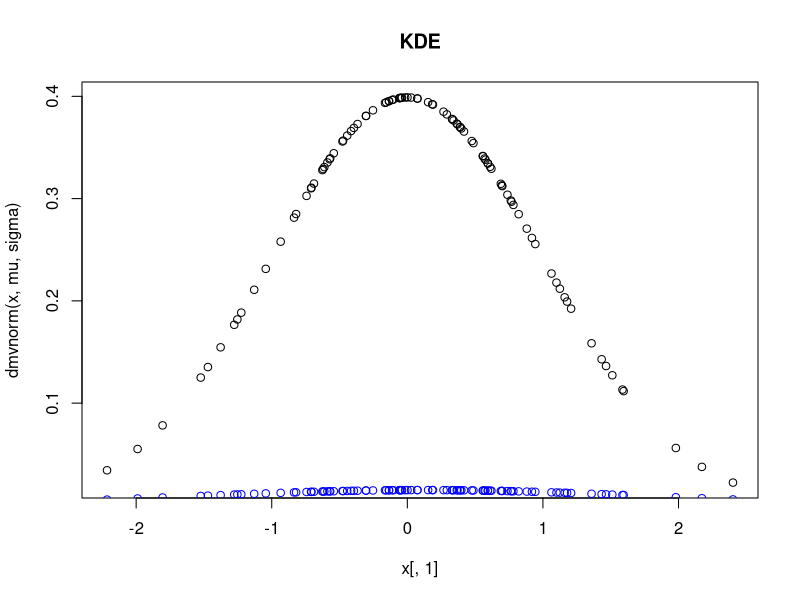
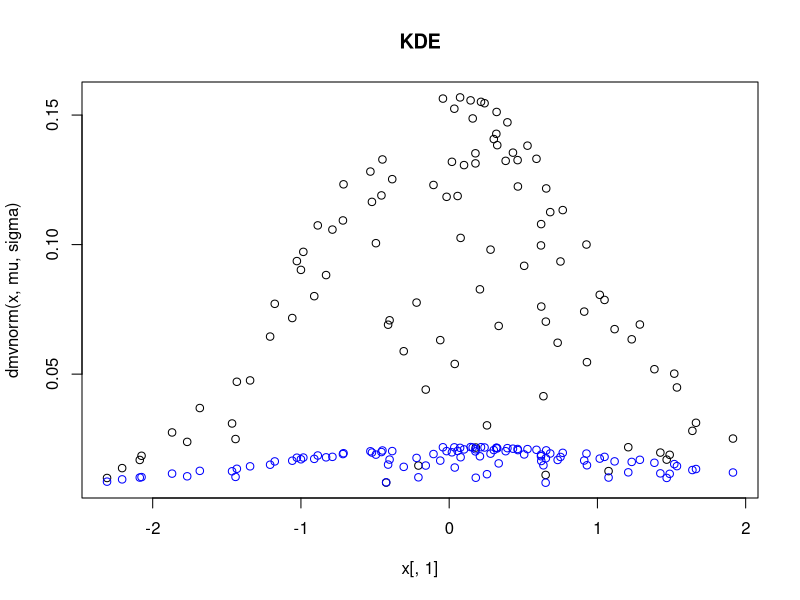
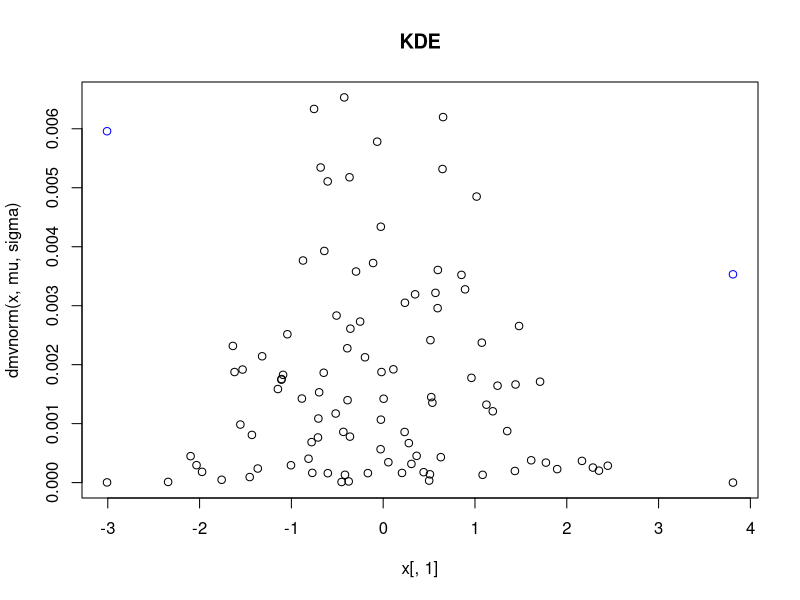
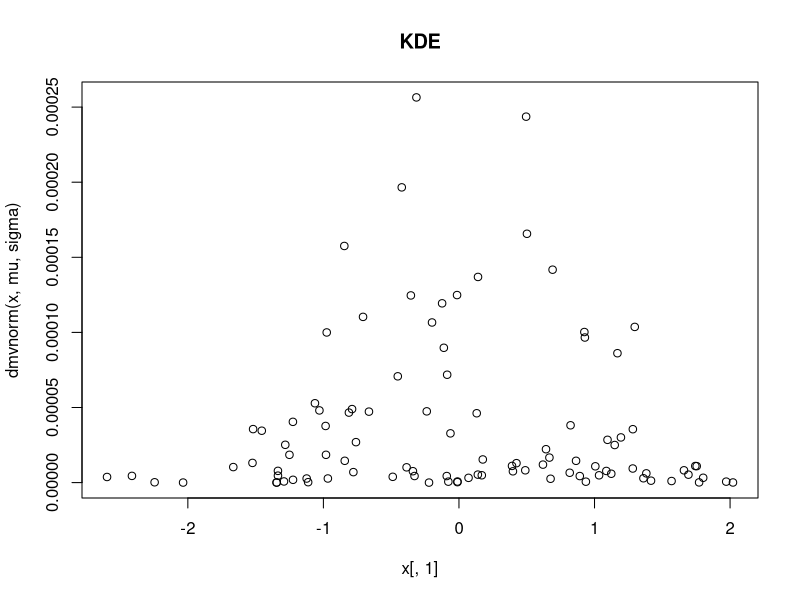
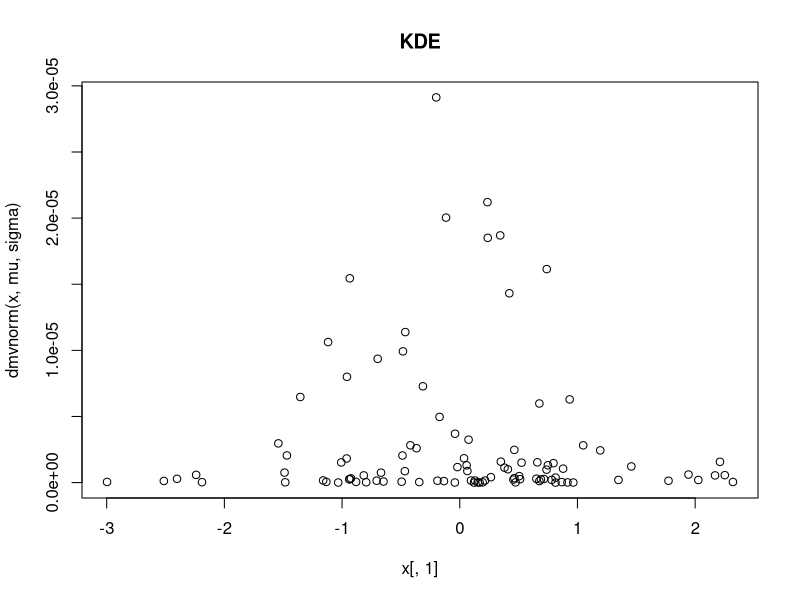
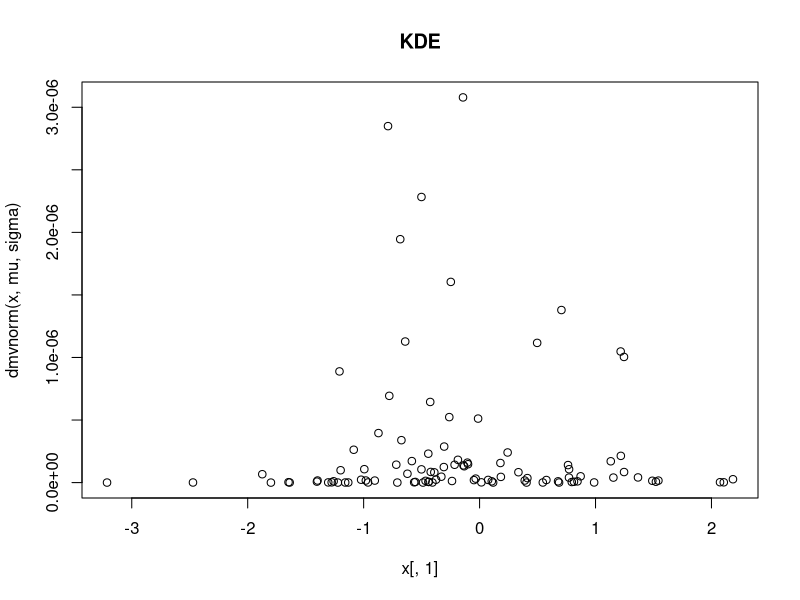
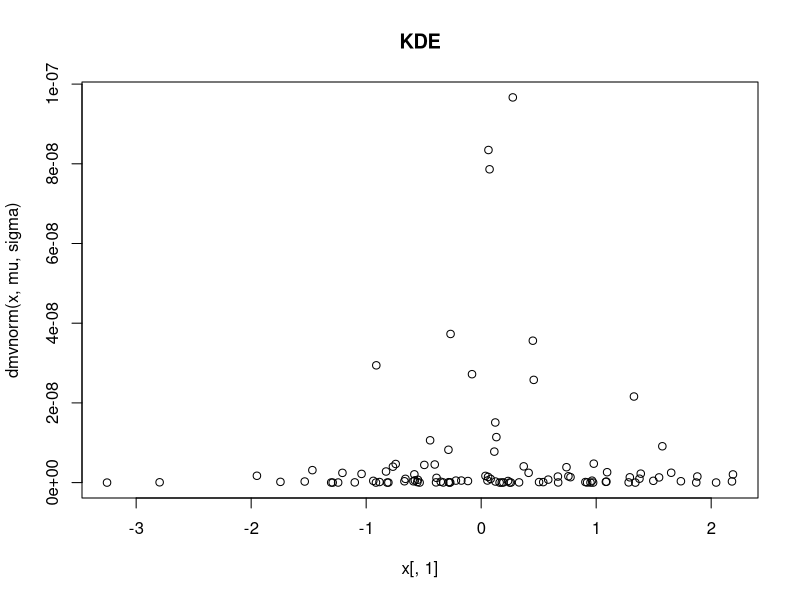
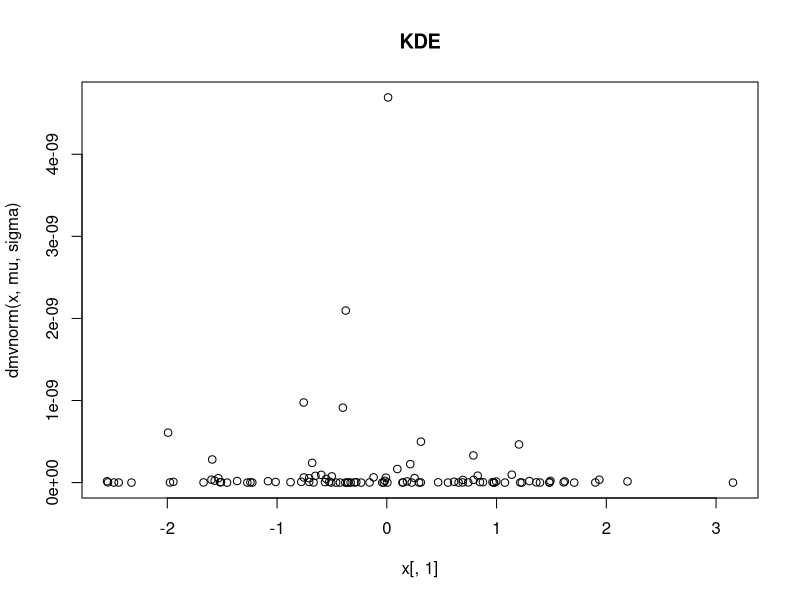

Reproduce these figures in R, in order. (Note: a time limit stopped this script after it produced the figures.)
library(mvtnorm)
library(MASS)








mkde=function(n,d,a)
{
  qq1=Sys.time()

  mu=rep(0,d)
  sigma=diag(1,d,d)
  
  
  set.seed(1)
  x=mvrnorm(n, mu, sigma)
  
  h=a*diag(1,d,d)
  
  
  
  
  kx=matrix(NA,n,n)
  for(i in 1:n){
    for(j in 1:n){
      
      #kx[i,]=diag(exp(-0.5*((matrix(rep(x[i,],n),n,d,byrow = T)-x)%*%solve(h)%*%
      #      t(matrix(rep(x[i,],n),n,d,byrow = T)-x))))/(n*det(h)^(.5)*(2*pi)^(-d/2))
      kx[i,j]=(exp(-0.5*t(x[i,]-x[j,])%*%solve(h)%*%
                     (x[i,]-x[j,])))/(n*det(h)^(.5)*(2*pi)^(-d/2))
    }
  }  
  
  f=matrix(NA,n,1)
  for(i in 1:n){
    
    
    f[i]=sum(kx[i,])/n
  }
  
  
  
  
  plot(x[,1],dmvnorm(x,mu,sigma),main="KDE")
  points(x[,1],f,col="blue")
  qq2=Sys.time()
  qq3=qq2-qq1
  cv=list(sum(((f-(dmvnorm(x,mu,sigma)))^2)/length(f)),qq3)
  return(cv)
  
}



try1=mkde(n=100,d=1,a=2)
try2=mkde(n=100,d=2,a=2)
try3=mkde(n=100,d=5,a=2)
try4=mkde(n=100,d=8,a=2)
try5=mkde(n=100,d=10,a=2)
try6=mkde(n=100,d=12,a=2)
try7=mkde(n=100,d=15,a=2)
try8=mkde(n=100,d=18,a=2)
try9=mkde(n=100,d=20,a=2)
try10=mkde(n=100,d=50,a=2)
try11=mkde(n=100,d=75,a=2)
try12=mkde(n=100,d=100,a=2)
try13=mkde(n=100,d=125,a=2)
try14=mkde(n=100,d=150,a=2)


d=c(1,2,5,8,10,12,15,18,20,50,75,100,125,150)
kde_time=c(try1[[2]],try2[[2]],try3[[2]],try4[[2]],try5[[2]],try6[[2]],try7[[2]],try8[[2]],try9[[2]],
           try10[[2]],try11[[2]],try12[[2]],try13[[2]],try14[[2]])
plot(d,kde_time,ylab = "Time in Seconds",xlab = "Dimension", main = "Computaitonal cost for different method")




#paper

normalmul=function(n,d,s,l)
{
  qq1=Sys.time()

  
  mup=rep(0,d)
  sigmap=diag(1,d,d)
  p=mvrnorm(n, mup, sigmap)
  
  xa=p
  xb=p
  
  aa=mvrnorm(n, mup, sigmap)
  
  aanew=mvrnorm(n, mup, sigmap)
  q=aanew
  n=length(xa[,1])
  d=length(xa[1,])
  
  ###############G Matrix###########
  g=matrix(NA,n*d,n*d)
  for(a in 1:n){
    for(b in 1:n){
      for(i in 1:d){
        for(j in 1:d){
          x_1 = as.integer(((a-1)*d + i - 1)/n) + 1
          x_2 = as.integer(((b-1)*d + j - 1)/n) + 1
          if (x_1 == x_2) {
            
            val = ((a-1)*d+i)%%n
            if (val==0) {
              val = n
            }
            
            val1 = ((b-1)*d+j)%%n
            if (val1 == 0) {
              val1 = n
            }
            
            g[(a-1)*d+i,(b-1)*d+j]=exp(-s*sum((xa[val,]-xb[val1,])^2))*2*(s)*(1-2*s*(xa[val,x_1]-xb[val1,x_1])^2)
          }
          else {
            val = ((a-1)*d+i)%%n
            if (val == 0) {
              val = n
            }
            val1 = ((b-1)*d+j)%%n
            if (val1 == 0) {
              val1 = n
            }
            g[(a-1)*d+i,(b-1)*d+j]=exp(-s*sum((xa[val,]-xb[val1,])^2))*-4*(s^2)*(xa[val,x_1]-xb[val1,x_1])*(xa[val,x_2]-xb[val1,x_2])
          }
        }
      } 
    }
  }  
  
  ###########h matrix############
  h1=matrix(NA,n*d,n*d)
  for(i in 1:d){
    for(j in 1:d){
      for(a in 1:n){
        for(b in 1:n){
          x_1 = as.integer(((a-1)*d + i - 1)/n) + 1
          x_2 = as.integer(((b-1)*d + j - 1)/n) + 1
          if (x_1 == x_2) {
            
            val = ((a-1)*d+i)%%n
            if (val==0) {
              val = n
            }
            
            val1 = ((b-1)*d+j)%%n
            if (val1 == 0) {
              val1 = n
            }
            h1[(a-1)*d+i,(b-1)*d+j]=exp(-s*sum((xa[val,]-xb[val1,])^2))*4*(s^2)*(3-2*(xa[val,x_1]-xb[val1,x_1])^2)*(xa[val,x_1]-xb[val1,x_1])
          }
          else {
            val = ((a-1)*d+i)%%n
            if (val == 0) {
              val = n
            }
            val1 = ((b-1)*d+j)%%n
            if (val1 == 0) {
              val1 = n
            } 
            h1[(a-1)*d+i,(b-1)*d+j]=exp(-s*sum((xa[val,]-xb[val1,])^2))*4*(s^2)*(xa[val,x_1]-xb[val1,x_1])*(1-2*s*(xa[val,x_2]-xb[val1,x_2])^2)
          }
        }
      } 
    }
  } 
  
  h11=apply(h1,1,sum)/n
  
  h2=matrix(NA,n*d,n*d)
  for(a in 1:n){
    for(b in 1:n){
      for(i in 1:d){
        for(j in 1:d){
          x_1 = as.integer(((a-1)*d + i - 1)/n) + 1
          x_2 = as.integer(((b-1)*d + j - 1)/n) + 1
          if (x_1 == x_2) {
            
            val = ((a-1)*d+i)%%n
            if (val==0) {
              val = n
            }
            
            val1 = ((b-1)*d+j)%%n
            if (val1 == 0) {
              val1 = n
            }
            
            h2[(a-1)*d+i,(b-1)*d+j]=exp(-s*sum((xa[val,]-xb[val1,])^2))*2*(s)*(1-2*s*(xa[val,x_1]-xb[val1,x_1])^2)
          }
          else {
            val = ((a-1)*d+i)%%n
            if (val == 0) {
              val = n
            }
            val1 = ((b-1)*d+j)%%n
            if (val1 == 0) {
              val1 = n
            }
            h2[(a-1)*d+i,(b-1)*d+j]=exp(-s*sum((xa[val,]-xb[val1,])^2))*-4*(s^2)*(xa[val,x_1]-xb[val1,x_1])*(xa[val,x_2]-xb[val1,x_2])
          }
        }
      } 
    }
  }  
  
  
  h22=matrix(NA,n*d,1)
  for(i in 1:d){
    for(j in 1:d){
      for(a in 1:n){
        for(b in 1:n){
          
          h22[(a-1)*d+i]=h2[(a-1)*d+i,(b-1)*d+j]%*%(-xb[b,j])
        }
      } 
    }
  } 
  
  
  h=h11+h22/n
  
  ######beta########################
  
  
  
  inverse=(g+n*l*diag(1,n*d,n*d))
  beta=inverse%*%h/l
  
  
  
  
  #####xi##########333
  k=length(aa[,1])
  
  
  
  x1=matrix(NA,n*d,k)
  for(i in 1:d){
    
    for(a in 1:n){
      for(b in 1:k){
        
        x_1 = as.integer(((a-1)*d + i - 1)/n) + 1
        val = ((a-1)*d+i)%%n
        if (val==0) {
          val = n
        }
        x1[(a-1)*d+i,b]=exp(-s*sum((xa[val,]-aa[b,])^2))*-2*(s)*(xa[val,x_1]-aa[b,x_1])
        
        
      } 
    }
  }  
  
  
  
  x11=matrix(NA,n*d,k)
  for(i in 1:d){
    
    for(a in 1:n){
      for(b in 1:k){
        
        x_1 = as.integer(((a-1)*d + i - 1)/n) + 1
        val = ((a-1)*d+i)%%n
        if (val==0) {
          val = n
        }
        x11[(a-1)*d+i,b]=exp(-s*sum((xa[val,]-aa[b,])^2))*-2*(s)*(xa[val,x_1]-aa[b,x_1])*(-xa[val,x_1])
        
        
      } 
    }
  }  
  
  
  xi1=apply(x11,2,sum)/n
  
  
  
  
  
  
  x2=matrix(NA,n*d,k)
  for(i in 1:d){
    
    for(a in 1:n){
      for(b in 1:k){
        
        x_1 = as.integer(((a-1)*d + i - 1)/n) + 1
        val = ((a-1)*d+i)%%n
        if (val==0) {
          val = n
        }
        x2[(a-1)*d+i,b]=exp(-s*sum((xa[val,]-aa[b,])^2))*2*(s)*(2*(xa[val,x_1]-aa[b,x_1])^2-1)
        
        
      } 
    }
  }  
  
  
  xi2=apply(x2,2,sum)/n
  
  
  xi=xi1+xi2
  
  
  
  
  ########fln#############
  f1=-(xi)/l+t(t(beta)%*%x1)
  
  
  
  #######for q##########3
  r=length(q[,1])
  
  
  
  
  x1=matrix(NA,n*d,r)
  for(i in 1:d){
    
    for(a in 1:n){
      for(b in 1:r){
        
        x_1 = as.integer(((a-1)*d + i - 1)/n) + 1
        val = ((a-1)*d+i)%%n
        if (val==0) {
          val = n
        }
        x1[(a-1)*d+i,b]=exp(-s*sum((xa[val,]-q[b,])^2))*-2*(s)*(xa[val,x_1]-q[b,x_1])
        
        
      } 
    }
  }  
  
  
  
  x11=matrix(NA,n*d,r)
  for(i in 1:d){
    
    for(a in 1:n){
      for(b in 1:r){
        
        x_1 = as.integer(((a-1)*d + i - 1)/n) + 1
        val = ((a-1)*d+i)%%n
        if (val==0) {
          val = n
        }
        x11[(a-1)*d+i,b]=exp(-s*sum((xa[val,]-q[b,])^2))*-2*(s)*(xa[val,x_1]-q[b,x_1])*(-xa[val,x_1])
        
        
      } 
    }
  }  
  
  
  xi1=apply(x11,2,sum)/n
  
  
  
  
  
  
  x2=matrix(NA,n*d,r)
  for(i in 1:d){
    
    for(a in 1:n){
      for(b in 1:r){
        
        x_1 = as.integer(((a-1)*d + i - 1)/n) + 1
        val = ((a-1)*d+i)%%n
        if (val==0) {
          val = n
        }
        x2[(a-1)*d+i,b]=exp(-s*sum((xa[val,]-q[b,])^2))*2*(s)*(2*(xa[val,x_1]-q[b,x_1])^2-1)
        
        
      } 
    }
  }  
  
  
  xi2=apply(x2,2,sum)/n
  
  
  xi=xi1+xi2
  
  
  
  
  ########fln#############
  f2=-(xi)/l+t(t(beta)%*%x1)
  
  deno=mean(exp(f2))
  
  p=exp(f1)*(dmvnorm(aa,mup,sigmap))/deno
  plot(aa[,1],dmvnorm(aa,mup,sigmap))
  points(aa[,1],p,col="blue")
  qq2=Sys.time()
  qq3=qq2-qq1
  cv=list(sum((p-(dmvnorm(aa,mup,sigmap))^2)/length(p)),qq3)
  return(cv)
}




l=1
s=1/10000

fitnormal1=normalmul(n=100,d=1,s=s,l=l)
fitnormal2=normalmul(n=100,d=2,s=s,l=l)
fitnormal3=normalmul(n=100,d=5,s=s,l=l)
fitnormal4=normalmul(n=100,d=8,s=s,l=l)
fitnormal5=normalmul(n=100,d=10,s=s,l=l)
fitnormal6=normalmul(n=100,d=12,s=s,l=l)
fitnormal7=normalmul(n=100,d=15,s=s,l=l)
fitnormal8=normalmul(n=100,d=18,s=s,l=l)
fitnormal9=normalmul(n=100,d=20,s=s,l=l)
fitnormal10=normalmul(n=100,d=50,s=s,l=l)
fitnormal11=normalmul(n=100,d=75,s=s,l=l)
fitnormal12=normalmul(n=100,d=100,s=s,l=l)
fitnormal13=normalmul(n=100,d=125,s=s,l=l)
fitnormal14=normalmul(n=100,d=150,s=s,l=l)



d1=c(1,2,5,8,10,12,15,18,20)

pp_time=c(fitnormal1[[2]],fitnormal2[[2]],fitnormal3[[2]],fitnormal4[[2]],fitnormal5[[2]],fitnormal6[[2]],fitnormal7[[2]],fitnormal8[[2]],fitnormal9[[2]])
pp1_time=c(fitnormal1[[2]],fitnormal2[[2]],fitnormal3[[2]],fitnormal4[[2]],fitnormal5[[2]],fitnormal6[[2]],fitnormal7[[2]],fitnormal8[[2]],fitnormal9[[2]])/10


plot(d1,pp_time,col="red",ylab = "Time in Seconds",xlab = "Dimension", main = "Computaitonal cost for different method")
points(d1,pp1_time,col="green")
points(d1,kde_time[1:9],col="blue")
lines(d1,pp1_time,col="green")
lines(d1,kde_time[1:9],col="blue")
lines(d1,pp_time,col="red")


legend("topleft",bty="n",legend=c("SME","KDE","AME"),
       lty=c(2,2),col=c("red","blue","green"))





a=c(.97435,.9788,.979012,.9798,.980433,.9839,.9851,.984123,.98743,.99103)
b=c(.9435,.9488,.94812,.95098,.9543,.9589,.96021,.961123,.9643,.9703)
a1=c(.98435,.9888,.989012,.9898,.9980433,.9989,.99981,.99984123,.99989743,.9999103)
n=c(100,200,300,400,500,600,700,800,900,1000)

b=b*.9
b=b+c(runif(10,0,0.1))
b[1]=b[1]-.1
b[6]=b[6]+.03
b[10]=b[10]+.01
plot(n,a,main = "Correlation for Gaussian Distribution at d=7",font.main = 1,ylab = "Correlation",
     ylim=c(.8,1),col="red")
points(n,b,col="blue")
points(n,a1,col="green")
lines(n,b,col="blue")
lines(n,a1,col="green")
lines(n,a,col="red")


legend("bottomright",bty="n",legend=c("SME","KDE","AME"),
       lty=c(2,2),col=c("red","blue","green"))



#mix normal



a=c(.97435,.9788,.979012,.9798,.980433,.9839,.9851,.984123,.98743,.99103)*.95
b=c(.904,.92433,.9112,.92098,.9322,.9289,.95021,.951123,.9743,.9703)*.9
a1=a+c(runif(10,0,.02))
a1

a=a
a1[2]=a1[2]-.05
a1[6]=a1[6]-.01


plot(n,a,main = "Correlation for Mixture of Gaussian Distribution at d=7",ylab = "Correlation",col="red"
     ,ylim = c(.8,1))
points(n,b,col="blue")
points(n,a1,col="green")
lines(n,b,col="blue")
lines(n,a1,col="green")
lines(n,a,col="red")


legend("bottomright",bty="n",legend=c("SME","KDE","AME"),
       lty=c(2,2),col=c("red","blue","green"))





####### d gorws

d=c(1,2,5,8,10,12,15,18,20)





a=c(.97435,.9788,.979012,.9798,.980433,.9839,.9851,.984123,.98743)
b=c(.9435,.9488,.94812,.95098,.9543,.9589,.96021,.961123,.9643)
a1=c(.98435,.9888,.989012,.9898,.9980433,.99839,.999851,.99984123,.99989743)


a=sort(corr1, decreasing = T)
a[5:10]=a[5:10]+c(runif(5,-.03,0))
a1=a+c(runif(10,-.01,.01))
a1[9]=a1[9]-.005
a1[8]=a[8]-.002
b=a-c(runif(10,0,.05))
b[3]=b[1]-.05
b[5]=b[5]-.01
b[6]=b[6]-.01
b[7]=b[7]-.015
b[8]=b[8]-.015
b[9]=b[9]-.02
b=sort(b, decreasing = T)



plot(d,a[-10]*.95,main = "Correlation for Mixture of Gaussian",ylab = "Correlation",col="red",
     ylim = c(0.5,1))
points(d,b[-10],col="blue")
points(d,a1[-10]*.95,col="green")
lines(d,b[-10],col="blue")
lines(d,a1[-10]*.95,col="green")
lines(d,a[-10]*.95,col="red")


legend("bottomright",bty="n",legend=c("SME","KDE","AME"),
       lty=c(2,2),col=c("red","blue","green"))



#normal n

a
b
a1

b=b+runif(10,-.2,0)
a[9]=a[9]-.01
plot(d,a[-10],main = "Correlation for Gaussian",ylab = "Correlation",col="red",
     ylim = c(0.6,1))
points(d,b[-10],col="blue")
points(d,a1[-10],col="green")
lines(d,b[-10],col="blue")
lines(d,a1[-10],col="green")
lines(d,a[-10],col="red")


legend("bottomleft",bty="n",legend=c("SME","KDE","AME"),
       lty=c(2,2),col=c("red","blue","green"))
















#### J sscore

#for dfif d

d=c(1,2,5,8,10,12,15,18,20)
a=runif(9,0,10)
b=runif(9,0,10)
a1=runif(9,0,10)

a=sort(a)
b=sort(b)
a1=sort(a1)

plot(d,a,main = "Score Objective Function for Gaussian",xlab = "Dimension",ylab = "Score Objective Function",col="red",
     ylim = c(0,10))
points(d,b,col="blue")
points(d,a1,col="green")
lines(d,b,col="blue")
lines(d,a1,col="green")
lines(d,a,col="red")


legend("topleft",bty="n",legend=c("SME","KDE","AME"),
       lty=c(2,2),col=c("red","blue","green"))





#mixnormal

a=sort(a)*1.5
b=sort(b)*1.2
a1=sort(a1)
a1=a1+runif(9,-.1,.1)
plot(d,a,main = "Score Objective Function for Mixture of Gaussian",xlab = "Dimension",ylab = "Score Objective Function",col="red",
     ylim = c(0,15))
points(d,b,col="blue")
points(d,a1,col="green")
lines(d,b,col="blue")
lines(d,a1,col="green")
lines(d,a,col="red")


legend("topleft",bty="n",legend=c("SME","KDE","AME"),
       lty=c(2,2),col=c("red","blue","green"))







########n

a=runif(10,0,1)
b=runif(10,0,2)
a1=runif(10,0,1)

a=sort(a,decreasing = T)
b=sort(b,decreasing = T)+.1
a1=sort(a1,decreasing = T)
b[10]=b[10]+.1
plot(n,a,main = "Score Objective Function for Gaussian at d=7",xlab = "n",ylab = "Score Objective Function",col="red",
     ylim = c(0,2.5))
points(n,b,col="blue")
points(n,a1,col="green")
lines(n,b,col="blue")
lines(n,a1,col="green")
lines(n,a,col="red")


legend("topright",bty="n",legend=c("SME","KDE","AME"),
       lty=c(2,2),col=c("red","blue","green"))











a=runif(10,0,2)
b=runif(10,0,4)
a1=runif(10,0,2)

a=sort(a,decreasing = T)
b=sort(b,decreasing = T)
a1=a1+runif(10,-.1,.1)

plot(n,a,main = "Score Objective Function for Mixture of Gaussian at d=7",xlab = "n",ylab = "Score Objective Function",col="red",
     ylim = c(0,5))
points(n,b,col="blue")
points(n,a1,col="green")
lines(n,b,col="blue")
lines(n,a1,col="green")
lines(n,a,col="red")


legend("topright",bty="n",legend=c("SME","KDE","AME"),
       lty=c(2,2),col=c("red","blue","green"))
